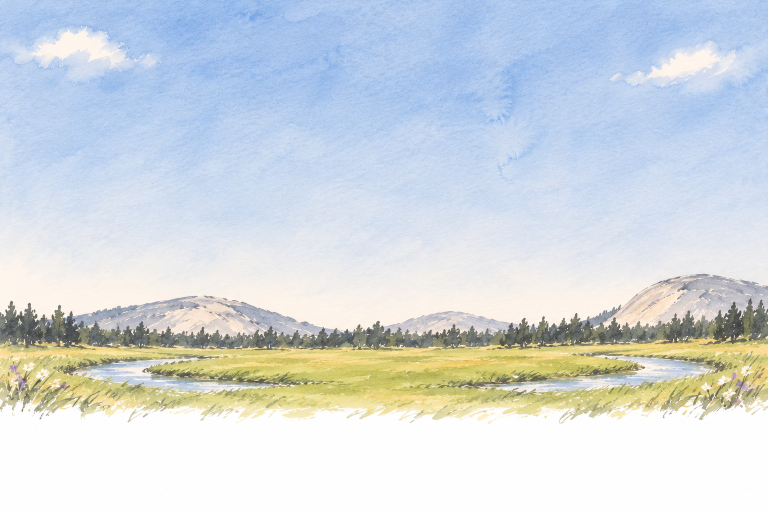
#> input picture reference/ink-pages/nature-calm/originals/opening-meadow-bh.png, 1536 x 1024 px (shown at 1/2 size)
$ python build_nature_calm_opening.py
#> lines starting #> are read from the running program, lines starting #| are printed output that depends on the picture
"""Build Nature Calm's opening painting, the high meadow (Mo picked A of three, November 16, 2026;
mockups reference/ink-pages/mockups/nature-calm-opening/). Advanced OPC Formula's vineyard
(../opc/build_opc_opening.py) and Turmerific's field (../turmerific/build_turmerific_opening.py)
made the same way.

One Codex painting (originals/opening-meadow-bh.png, prompt prompts/opening-meadow-1.txt,
paint_opening.sh): Tuolumne Meadows in Yosemite's high country on a calm summer evening, a clear
sky over pale granite domes and a line of lodgepole pines, a wide green meadow in front with a
slow stream winding through it, painted on white paper. The page lays it behind the name and the bottle (opening.tsx, painted-opening.tsx,
painted-opening.module.css), as NuriCell's clear day is laid (build_nuricell_opening.py): from 960px the name
rests over the pines and the bottle stands in the meadow's grass; in one column the bottle stands
in the grass under the name.

What this script does to it:

- The paper is divided out and lifted to white, so the painting multiplies onto the page's own
  paper with no box. It is cut ROWS down (bare paper under the last grass).
- HILLS is the row the pines top out at under the name; GROUND the row the bottle's foot stands on
  in the middle (inside the grass). The stylesheet scales the painting so these two rows fall on
  the name's baseline and the glass's foot, or draws it as wide as the window where that would be
  narrower than the window, and lifts the name LIFT of its size (OPC's 0.1).
- The whole painting ships for two columns (`sky`). One column shows only its middle, which would
  hold little but grass: for it (`phone`) the painting is drawn closer, a band of plain meadow
  taken out either side of the bottle (CLOSER), so the stream's curves come into a phone's view. Its middle PHONE columns ship; the bottle's spot stays in the middle.
- A front layer (`front`): the painting's own grass round the bottle's foot (FRONT_BOX), its paper
  transparent, its darker strokes kept and its pale wash laid thin, laid over the bottle's foot,
  so the bottle stands in the grass, not on top of the picture (AGENTS.md: "a front layer seats it
  in the painting"). `front.x` and `front.y` place it on the painting.

    python -X utf8 reference/ink-pages/nature-calm/build_nature_calm_opening.py

Writes public/images/products/nature-calm/ink/opening-meadow-*.webp and
src/components/product/ink/nature-calm-opening-art.ts.
"""

import json
import subprocess
from pathlib import Path

import numpy as np
from PIL import Image

HERE = Path(__file__).resolve().parent
REPO = HERE.parents[2]
OUT = REPO / "public/images/products/nature-calm/ink"
URL = "/images/products/nature-calm/ink"
TS = REPO / "src/components/product/ink/nature-calm-opening-art.ts"
TAKE = "opening-meadow-bh"
# Bump when a shipped picture changes after it has been pushed (the image optimizer caches by URL).
V = "v1"
ROWS = 880
HILLS = 640
GROUND = 795
# One column shows only the painting's middle, which on a phone would hold little but grass: for it
# the painting is drawn closer, a band of plain meadow taken out either side of the bottle (CLOSER,
# each cross-faded over CLOSER_SEAM columns), so the stream's curves come into a phone's view.
# The bands are equal, so the bottle's spot stays in the middle; PHONE columns of the closer
# painting ship (its middle 1000).
CLOSER = [(606, 690), (846, 930)]
CLOSER_SEAM = 44
PHONE = (184, 1184)
# Where "Calm"'s baseline sits in the bottle's box, as a share of its height (measured on the
# page, November 16, 2026, the name unlifted), and how far the name is lifted off the hills, in
# name-sizes (OPC's 0.1: at the name's size the meadow is about the window's width).
BASE = 0.6221
LIFT = 0.1
# The front grass covers only the glass's foot (between the CLOSER bands), so it lies on the same
# grass in both paintings.
FRONT_BOX = (690, GROUND - 30, 846, GROUND + 50)
WASH = 0.35
QUALITY = 84


def plate():
    a = np.asarray(Image.open(HERE / "originals" / f"{TAKE}.png").convert("RGB")).astype(np.float32)
    h = a.shape[0]
#> h = 1024
    paper = np.median(a[int(h * 0.93) :].reshape(-1, 3), axis=0)
#> paper = [254, 254, 254]
    d = np.clip(a / paper * 255.0, 0, 255)
    d = np.where(d.min(axis=2, keepdims=True) > 249, 255.0, d)[:ROWS]
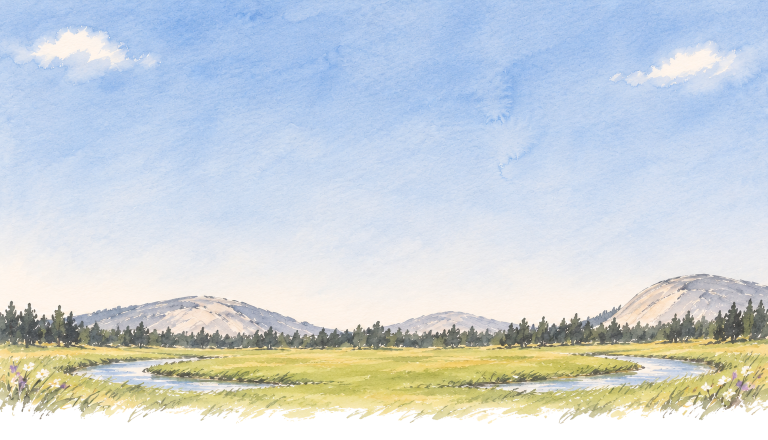
#> d: shape (880, 1536, 3) float32 (shown at 1/2 size); mean R, G, B 203.2, 211.5, 217.9
    # The last rows are bare paper already; make sure of it, so the picture never ends on a line.
    ease = np.clip((np.arange(ROWS) - (ROWS - 16)) / 14, 0, 1)[:, None, None]
    return d * (1 - ease) + 255 * ease
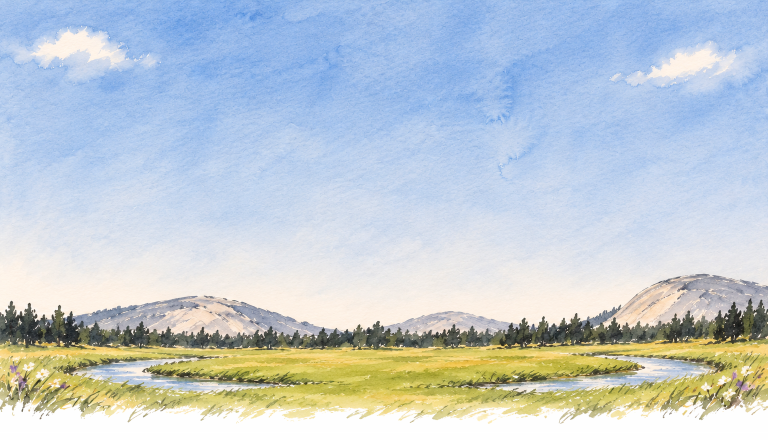
#> returned value: shape (880, 1536, 3) float64 (shown at 1/2 size); mean of channels 0, 1, 2 203.3, 211.9, 217.7; drawn with min black and max white


def closer(d):
    """The painting with its CLOSER bands taken out: each seam is a cross-fade from the columns
    before the band into the columns that end it (build_nuricell_opening.py's closer)."""
    parts, at = [], 0
    t = (np.arange(CLOSER_SEAM) / (CLOSER_SEAM - 1))[None, :, None]
    t = t * t * (3 - 2 * t)
    for a, b in CLOSER:
        parts.append(d[:, at : a - CLOSER_SEAM])
        parts.append(d[:, a - CLOSER_SEAM : a] * (1 - t) + d[:, b - CLOSER_SEAM : b] * t)
        at = b
    parts.append(d[:, at:])
    return np.concatenate(parts, axis=1)


def last_paint(d):
    painted = np.where((d.min(axis=2) < 244).sum(axis=1) > 3)[0]
#> painted = 848 values from 0 to 847
    return int(painted[-1])


def front(d):
    """The grass round the bottle's foot (RGBA): its paper transparent, its ink blades keeping
    their paint, its pale wash laid thin (WASH of it: the painting under it has the wash already),
    soft at the sides and the top."""
    x0, y0, x1, y1 = FRONT_BOX
    tuft = d[y0:y1, x0:x1]
    h, w, _ = tuft.shape
    alpha = 1 - tuft.min(axis=2) / 255
    paint = np.where(alpha[..., None] > 0.03, (tuft - 255 * (1 - alpha[..., None])) / np.maximum(alpha[..., None], 0.03), 255)
    blade = np.clip((alpha - 0.25) / 0.3, 0, 1)
    alpha = alpha * np.maximum(blade, WASH)
    xs = np.arange(w)
    sides = np.clip(np.minimum(xs, w - 1 - xs) / 30, 0, 1)
    ys = np.arange(h)
    top = np.clip(ys / 18, 0, 1)
    alpha = alpha * (sides * sides * (3 - 2 * sides))[None, :] * (top * top * (3 - 2 * top))[:, None]
    rgba = np.dstack([np.clip(paint, 0, 255), alpha * 255])
    return Image.fromarray(np.clip(np.rint(rgba), 0, 255).astype(np.uint8), "RGBA")


def shipped(img, name):
    OUT.mkdir(parents=True, exist_ok=True)
    path = OUT / f"opening-meadow{name}-{V}.webp"
    img.save(path, "WEBP", quality=QUALITY, method=6)
    print(f"{path.relative_to(REPO)}  {img.width}x{img.height}  {path.stat().st_size // 1024} KB")
    return {"src": f"{URL}/{path.name}", "width": img.width, "height": img.height}


def main():
    d = plate()
    end = last_paint(d)
#> end = 847
    whole = Image.fromarray(np.clip(np.rint(d), 0, 255).astype(np.uint8))
    art = {
        "sky": shipped(whole, ""),
        "phone": shipped(Image.fromarray(np.clip(np.rint(closer(d)), 0, 255).astype(np.uint8)).crop((PHONE[0], 0, PHONE[1], ROWS)), "-phone"),
        "front": {**shipped(front(d), "-front"), "x": FRONT_BOX[0], "y": FRONT_BOX[1]},
        "hills": HILLS,
        "ground": GROUND,
        "end": end,
        "base": BASE,
        "lift": LIFT,
    }
    head = [
        "// Generated by reference/ink-pages/nature-calm/build_nature_calm_opening.py. Do not edit by hand:",
        "// change the script and run it again. Nature Calm's opening painting, the high meadow (Mo",
        "// picked A, November 16, 2026): a Codex painting, its paper divided out so it multiplies onto",
        "// the page's paper. `sky` from 960px, `phone` (its middle, drawn closer) in one column;",
        "// `front`, its grass laid in front of the bottle's foot at `x`, `y` of `sky`. Rows of `sky`:",
        "// `hills` (the pines' tops under the name), `ground` (where the bottle stands) and `end` (the",
        "// last paint); `base`, where the name's baseline sits in the bottle's box, and `lift`, how far",
        "// the name is lifted off the hills (painted-opening.tsx).",
        "",
    ]
    TS.write_text("\n".join(head) + f"export const natureCalmOpening = {json.dumps(art, indent=2)} as const;\n", encoding="utf-8", newline="\n")
    prettier = REPO / "node_modules/prettier/bin/prettier.cjs"
    subprocess.run(["node", str(prettier), "--write", str(TS)], cwd=REPO, check=True, capture_output=True)
    print(TS.relative_to(REPO), f"hills {HILLS}, ground {GROUND}, end {end}")


if __name__ == "__main__":
#> (the run stopped early here; a loop or call above may not have finished)

$ run again, with reference/ink-pages/nature-calm/originals/dusk-colour-a.png copied over reference/ink-pages/nature-calm/originals/opening-meadow-bh.png
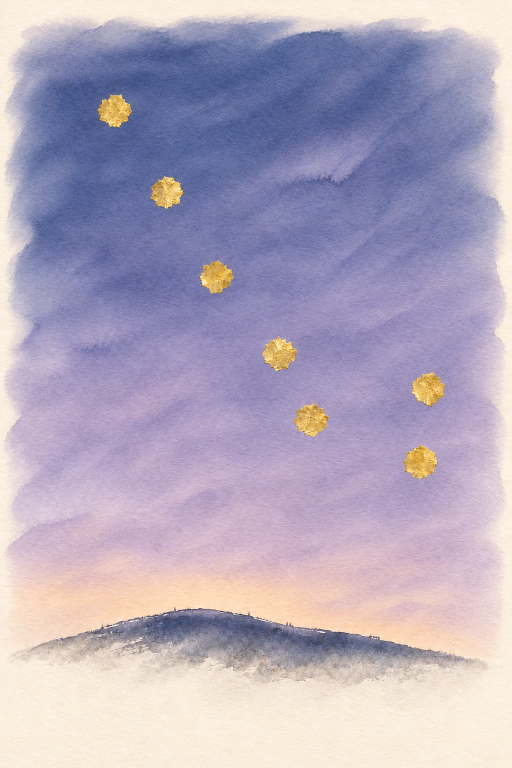
#> input picture reference/ink-pages/nature-calm/originals/dusk-colour-a.png, 1024 x 1536 px (shown at 1/2 size)
#> paper = [250, 237, 221]
#> in plate, `d = np.clip(a / paper * 255.0, 0, 255)`:
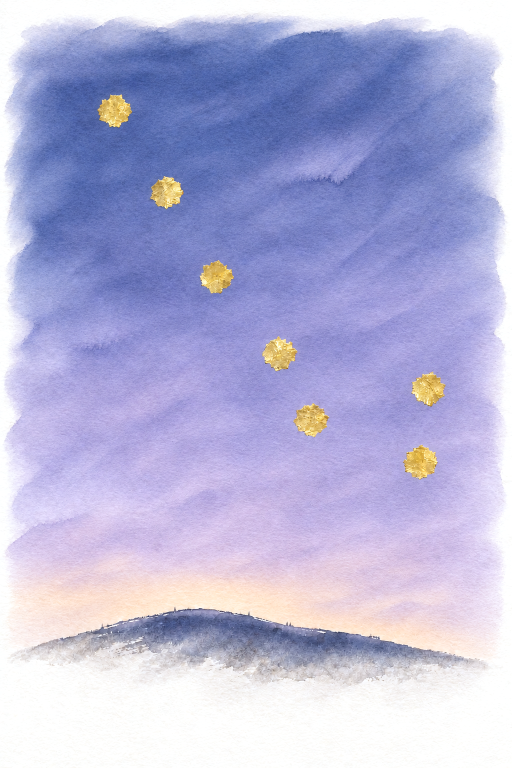
#> d: shape (1536, 1024, 3) float32 (shown at 1/2 size); mean R, G, B 182.3, 181.4, 218
#> in plate, `d = np.where(d.min(axis=2, keepdims=True) > 249, 255.0, d)[:ROWS]`:
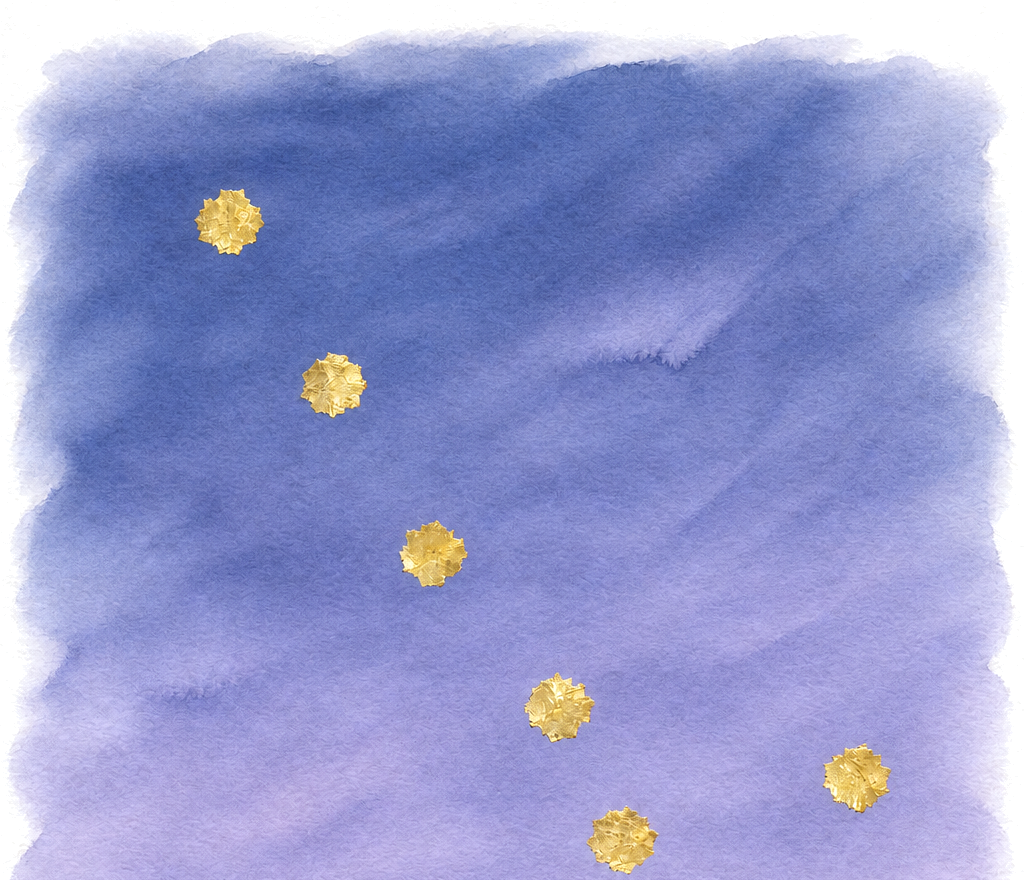
#> d: shape (880, 1024, 3) float32; mean R, G, B 151.8, 157.3, 207.9
#> painted = 853 values from 23 to 876
#> end = 876

$ run again, with reference/ink-pages/nature-calm/originals/moon-colour-b.png copied over reference/ink-pages/nature-calm/originals/opening-meadow-bh.png
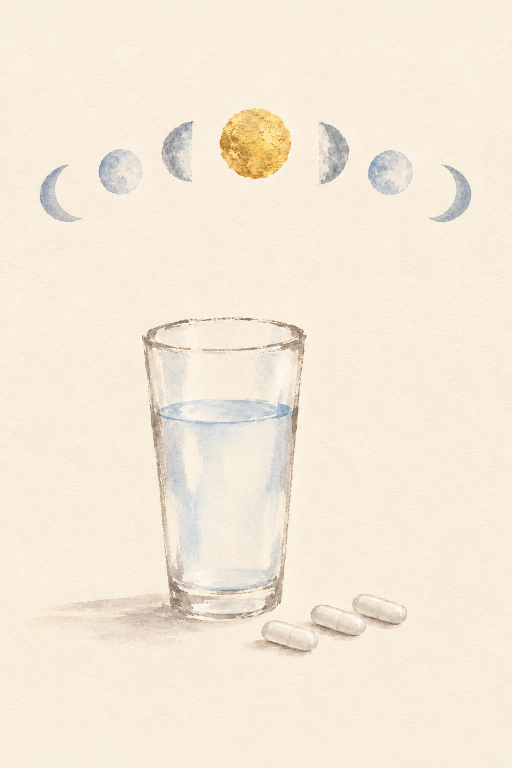
#> input picture reference/ink-pages/nature-calm/originals/moon-colour-b.png, 1024 x 1536 px (shown at 1/2 size)
#> paper = [248, 238, 220]
#> in plate, `d = np.clip(a / paper * 255.0, 0, 255)`:
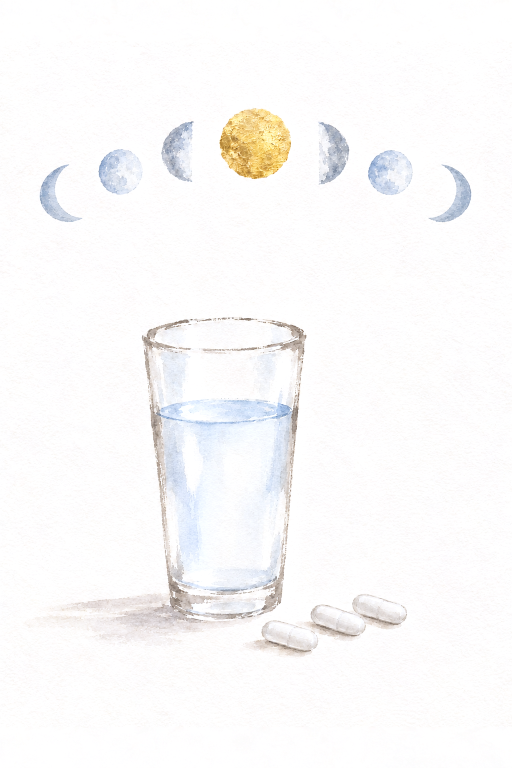
#> d: shape (1536, 1024, 3) float32 (shown at 1/2 size); mean R, G, B 252.1, 251.6, 251.5
#> in plate, `d = np.where(d.min(axis=2, keepdims=True) > 249, 255.0, d)[:ROWS]`:
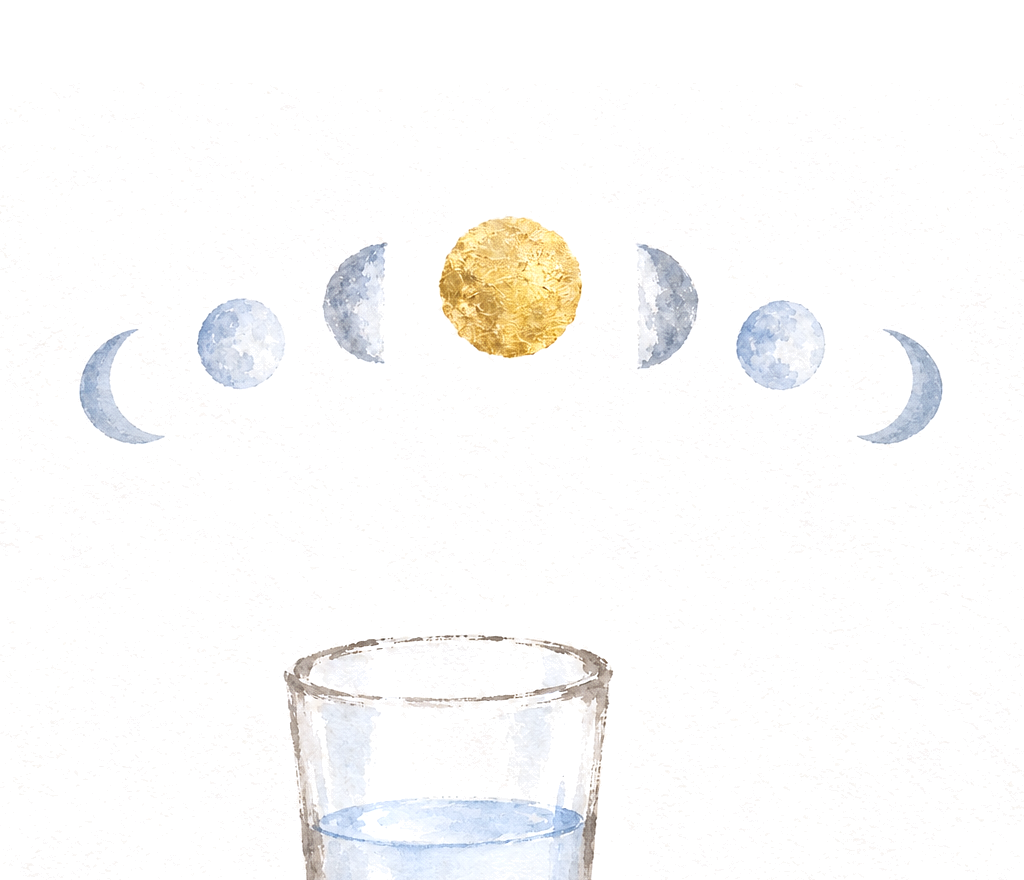
#> d: shape (880, 1024, 3) float32; mean R, G, B 252.1, 251.8, 251.2
#> painted = 520 values from 83 to 876
#> end = 876

$ run again, with reference/ink-pages/nature-calm/originals/stars-colour-a.png copied over reference/ink-pages/nature-calm/originals/opening-meadow-bh.png
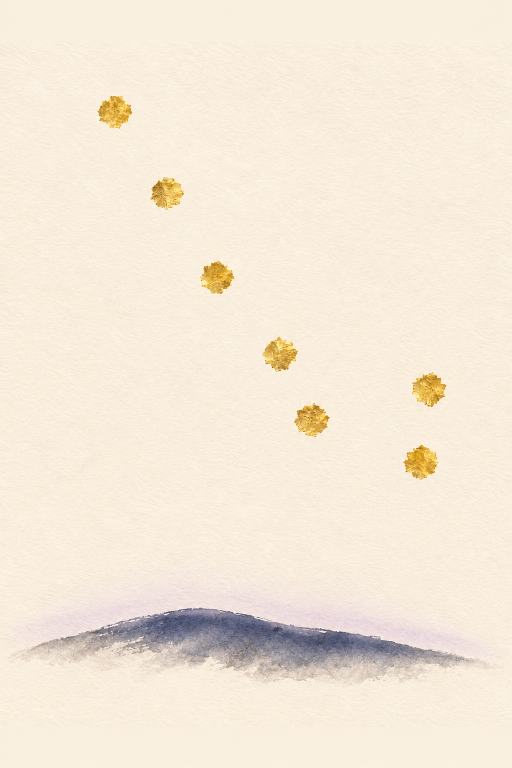
#> input picture reference/ink-pages/nature-calm/originals/stars-colour-a.png, 1024 x 1536 px (shown at 1/2 size)
#> paper = [250, 240, 223]
#> in plate, `d = np.clip(a / paper * 255.0, 0, 255)`:
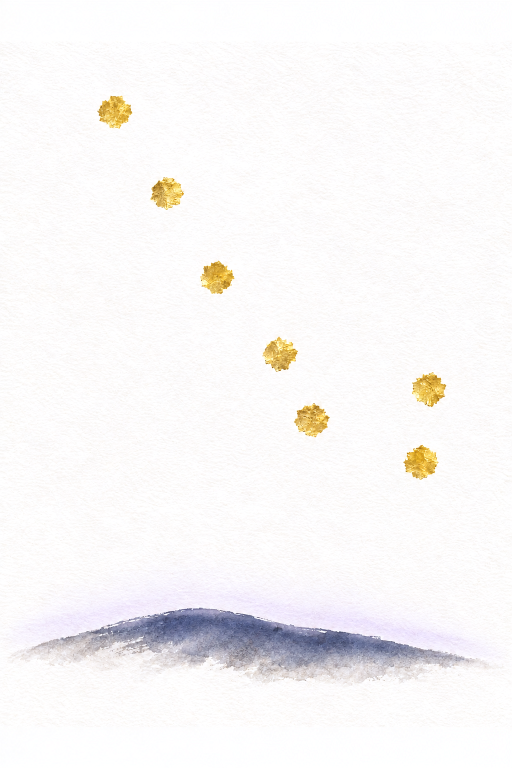
#> d: shape (1536, 1024, 3) float32 (shown at 1/2 size); mean R, G, B 250.6, 248.8, 248.8
#> in plate, `d = np.where(d.min(axis=2, keepdims=True) > 249, 255.0, d)[:ROWS]`:
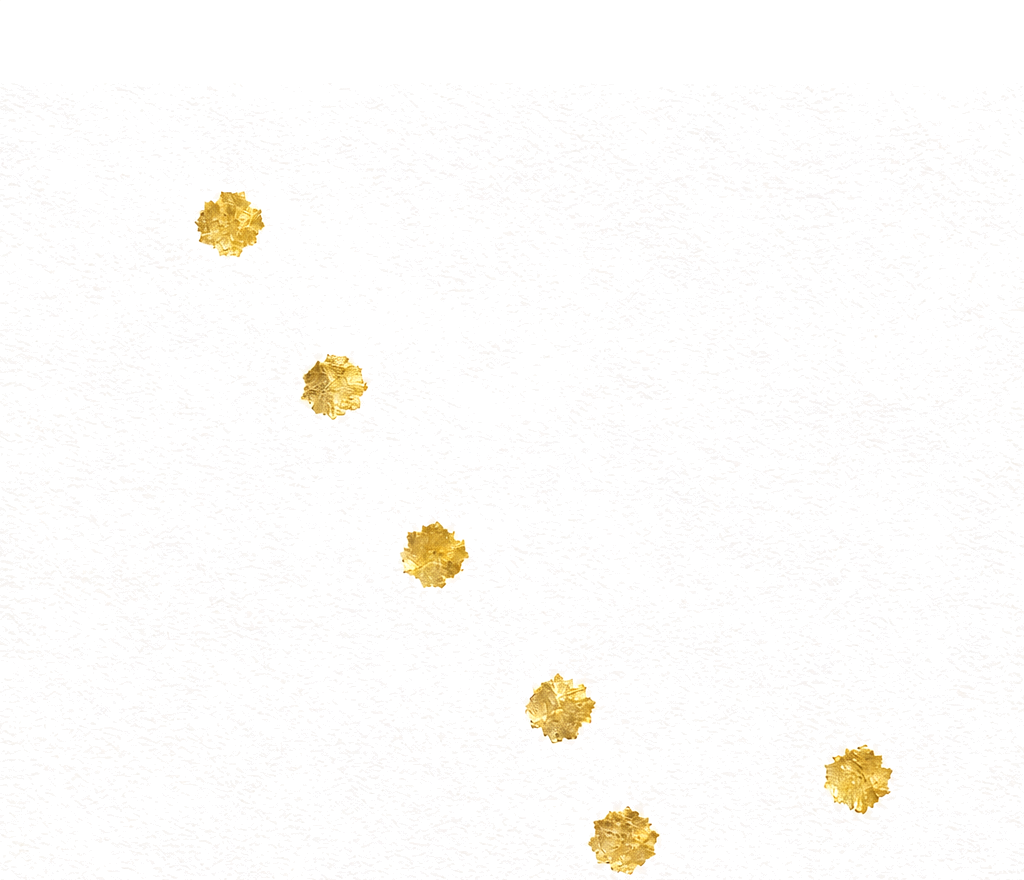
#> d: shape (880, 1024, 3) float32; mean R, G, B 254.7, 253.3, 251.2
#> painted = 785 values from 83 to 873
#> end = 873
